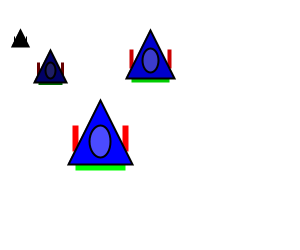
Frame 1 (no input)
Frame 60 (the mouse pressed at the canvas centre just before this capture): identical to frame 1, image omitted
Frame 120 (the mouse held since frame 60 and released just before this capture): identical to frame 1, image omitted

The Processing sketch that drew this single still picture (run headless with seeded random() and noise(); from frame 60 on, the mouse is pressed at the canvas centre):

// Processing sketch: task1
// ── task1.pde


void setup() {
  size(300, 250);
}
void draw() {
  background(255);
  drawSpaceship(20, 30, 16*2, 0);   //tiny spaceship
  drawSpaceship(50, 50, 32*2, 0.4);  //small spaceship
  drawSpaceship(150, 30, 48*2, 0.8); //medium spaceship
  drawSpaceship(100, 100, 64*2, 1.0); //big spaceship
}
void drawSpaceship(int x, int y, int size, float brightness) {
  colorMode(RGB, 255, 255, 255);

  stroke(255*brightness, 0, 0);
  strokeWeight(size/20);
  strokeCap(SQUARE);
  line(x-size/5, y+size/2.5, x-size/5, y+size/5);
  line(x+size/5, y+size/2.5, x+size/5, y+size/5);
  
  stroke(0,255*brightness,0);
  strokeWeight(size/20);
  strokeCap(SQUARE);
  line(x-size/5,y+size/1.9,x+size/5,y+size/1.9);


  strokeWeight(2);
  stroke(0);
  fill(0, 0, 255*brightness);
  triangle(x, y, x-size/4, y+size/2, x+size/4, y+size/2);

  strokeWeight(2);
  stroke(0);
  fill(75*brightness, 75*brightness, 255*brightness);
  ellipseMode(CENTER);
  ellipse(x, y+size/3.1, size/6, size/4);
}
